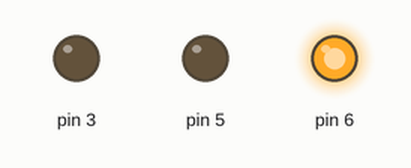
A sketch run on a simulated Arduino Uno, built with avr-gcc and run on an emulated ATmega328P. On the bench: output pins drawn as LEDs (lit = HIGH).

Above: at 0.05 s.
At 1.15 s:
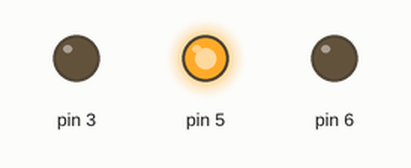
At 2.25 s:
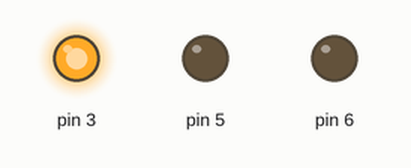
At 4.5 s:
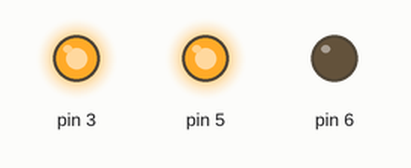
At 6.75 s:
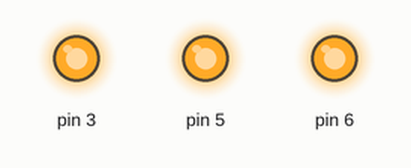
At 9.0 s:
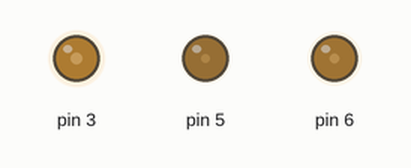
Timing chart, 0 to 11.7 s (numbered marks = the images above):
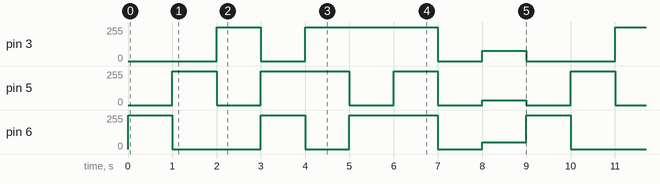

The sketch:

L06_2.ino
```cpp
// Zadanie 2: Implementacja własnej biblioteki ze sterownikiem wybranego urządzenia

// Przygotuj własną bibliotekę, która będzie służyła do sterowania diodą RGB.
// Samodzielnie zaprojektuj interfejs programistyczny tej biblioteki, tak aby pozwalał podać,
// do których pinów podłączona jest dioda, oraz aby pozwalał ustawiać kolory
// poprzez podanie wartości komponentów RGB oraz przez nazwy kolorów:
// RED, GREEN, BLUE, YELLOW, CYAN, MAGENTA, BLACK, WHITE.
// Zadbaj o kolorowanie składni w Arduino IDE.
// Jest to zadanie przykładowe. Prowadzący może zmodyﬁkować lub zmienić treść zadania.

#include "DiodeHandler.h"

MyDiode myDiode(6, 5, 3);
void setup() {
    myDiode.initialize();
}

void loop() {
    myDiode.writeMyColor("red");
    delay(1000);
    myDiode.writeMyColor("green");
    delay(1000);
    myDiode.writeMyColor("blue");
    delay(1000);
    myDiode.writeMyColor("yellow");
    delay(1000);
    myDiode.writeMyColor("cyan");
    delay(1000);
    myDiode.writeMyColor("magenta");
    delay(1000);
    myDiode.writeMyColor("white");
    delay(1000);
    myDiode.writeMyColor("black");
    delay(1000);
    myDiode.writeAll(50, 34, 77);
    delay(1000);
}
```

DiodeHandler.cpp
```cpp
# include "DiodeHandler.h"

void copyArray(int tabAim[], int tabFrom[], int len) {
    for(int i = 0; i < len; i++) {
        tabAim[i] = tabFrom[i];
    }
}

MyColor::MyColor(String name) {
    if(name == "red") {
        copyArray(rgb, RED, rgbLen);
    }
    else if(name == "green") {
        copyArray(rgb, GREEN, rgbLen);
    }
    else if(name == "blue") {
        copyArray(rgb, BLUE, rgbLen);
    }
    else if(name == "yellow") {
        copyArray(rgb, YELLOW, rgbLen);
    }
    else if(name == "cyan") {
        copyArray(rgb, CYAN, rgbLen);
    }
    else if(name == "magenta") {
        copyArray(rgb, MAGENTA, rgbLen);
    }
    else if(name == "white") {
        copyArray(rgb, WHITE, rgbLen);
    }
    else if(name == "black") {
        copyArray(rgb, BLACK, rgbLen);
    }
};

MyColor::MyColor(int r, int g, int b) {
    rgb[0] = r;
    rgb[1] = g;
    rgb[2] = b;
};

int MyColor::red() {
    return rgb[0];
}

int MyColor::green() {
    return rgb[1];
}

int MyColor::blue() {
    return rgb[2];
}

MyDiode::MyDiode(int pinR, int pinG, int pinB) {
    r = pinR;
    g = pinG;
    b = pinB;
};

void MyDiode::initialize() {
    pinMode(r, OUTPUT);
    pinMode(r, OUTPUT);
    pinMode(r, OUTPUT);

    digitalWrite(r, LOW);
    digitalWrite(r, LOW);
    digitalWrite(r, LOW);
}

void MyDiode::writeRed(int val) {
    analogWrite(r, val);
}

void MyDiode::writeGreen(int val) {
    analogWrite(g, val);
}

void MyDiode::writeBlue(int val) {
    analogWrite(b, val);
}

void MyDiode::writeAll(int valR, int valG, int valB) {
    analogWrite(r, valR);
    analogWrite(g, valG);
    analogWrite(b, valB);
}

void MyDiode::writeMyColor(String color) {
    MyColor myColor(color);
    analogWrite(r, myColor.red());
    analogWrite(g, myColor.green());
    analogWrite(b, myColor.blue());
}
```

DiodeHandler.h
```cpp
#ifndef DIODEHANDLER_H_
#define DIODEHANDLER_H_

#include "Arduino.h"

class MyColor {
    public:
        MyColor(String name);
        MyColor(int r, int g, int b);

        int red();
        int green();
        int blue();

    private:
        int rgbLen = 3;
        int rgb[3] = {-1, -1, -1};
        int RED[3] = {255, 0, 0};
        int GREEN[3] = {0, 255, 0};
        int BLUE[3] = {0, 0, 255};
        int YELLOW[3] = {255, 255, 0};
        int CYAN[3] = {0, 255, 255};
        int MAGENTA[3] = {255, 0, 255};
        int BLACK[3] = {0, 0, 0};
        int WHITE[3] = {255, 255, 255};
};

class MyDiode {
    public:
        MyDiode(int pinR, int pinG, int pinB);

        void initialize();

        void writeRed(int val);
        void writeGreen(int val);
        void writeBlue(int val);

        void writeAll(int valR, int valG, int valB);
        void writeMyColor(String color);

    private:
        int r, g, b;
};

#endif
```

Measured:
- by itself, pin 3: repeats every 9.0 s: 0/255 1.0 s, 255/255 3.0 s, 0/255 1.0 s, 77/255 1.0 s, 0/255 2.0 s, 255/255 1.0 s
- by itself, pin 5: repeats every 9.0 s: 0/255 1.0 s, 255/255 2.0 s, 0/255 1.0 s, 255/255 1.0 s, 0/255 1.0 s, 34/255 1.0 s, 0/255 1.0 s, 255/255 1.0 s
- by itself, pin 6: repeats every 9.0 s: 0/255 2.0 s, 255/255 1.0 s, 0/255 1.0 s, 255/255 2.0 s, 0/255 1.0 s, 50/255 1.0 s, 255/255 1.0 s
